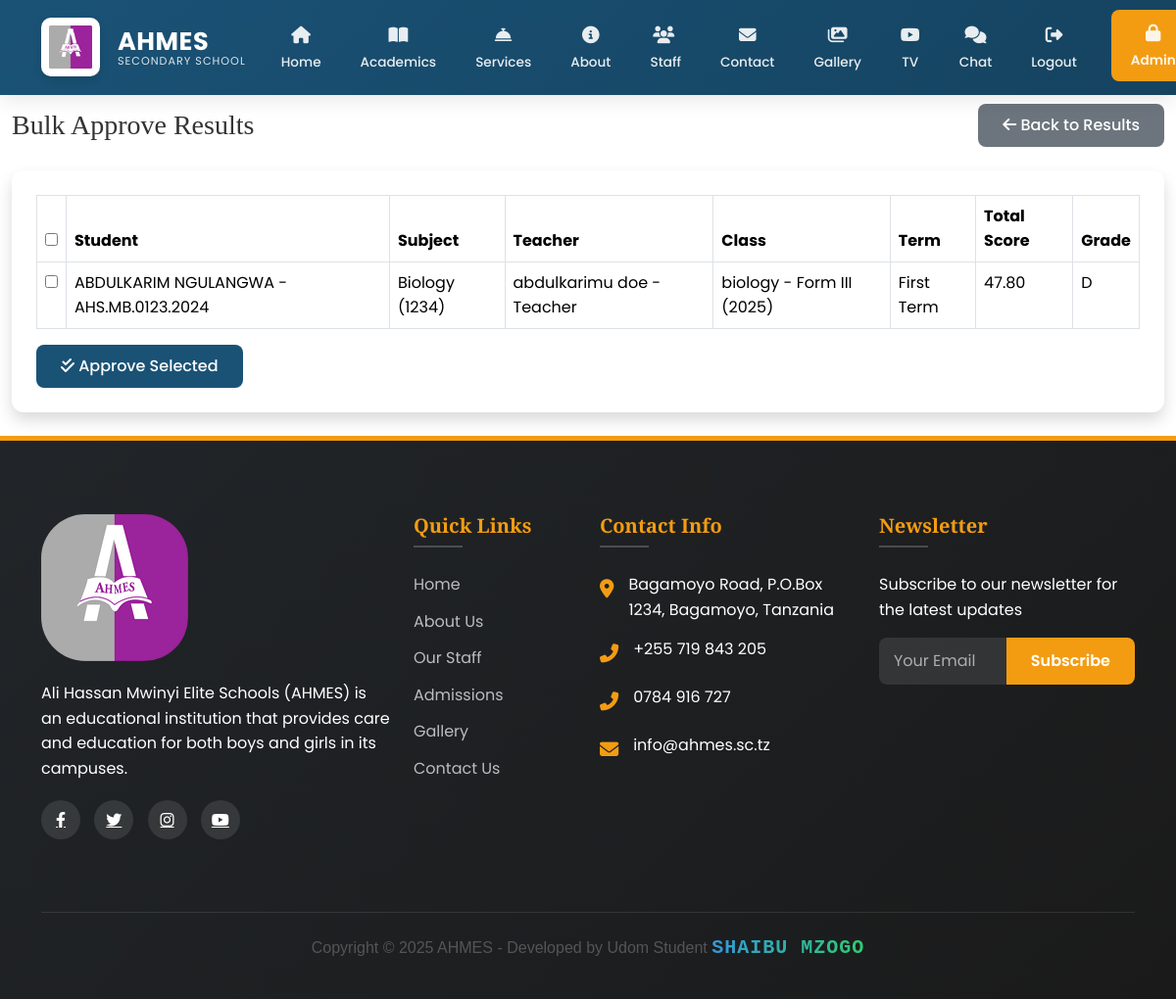
/ad/results/bulk-approve/ (signed in), run on an earlier commit of the app's database.
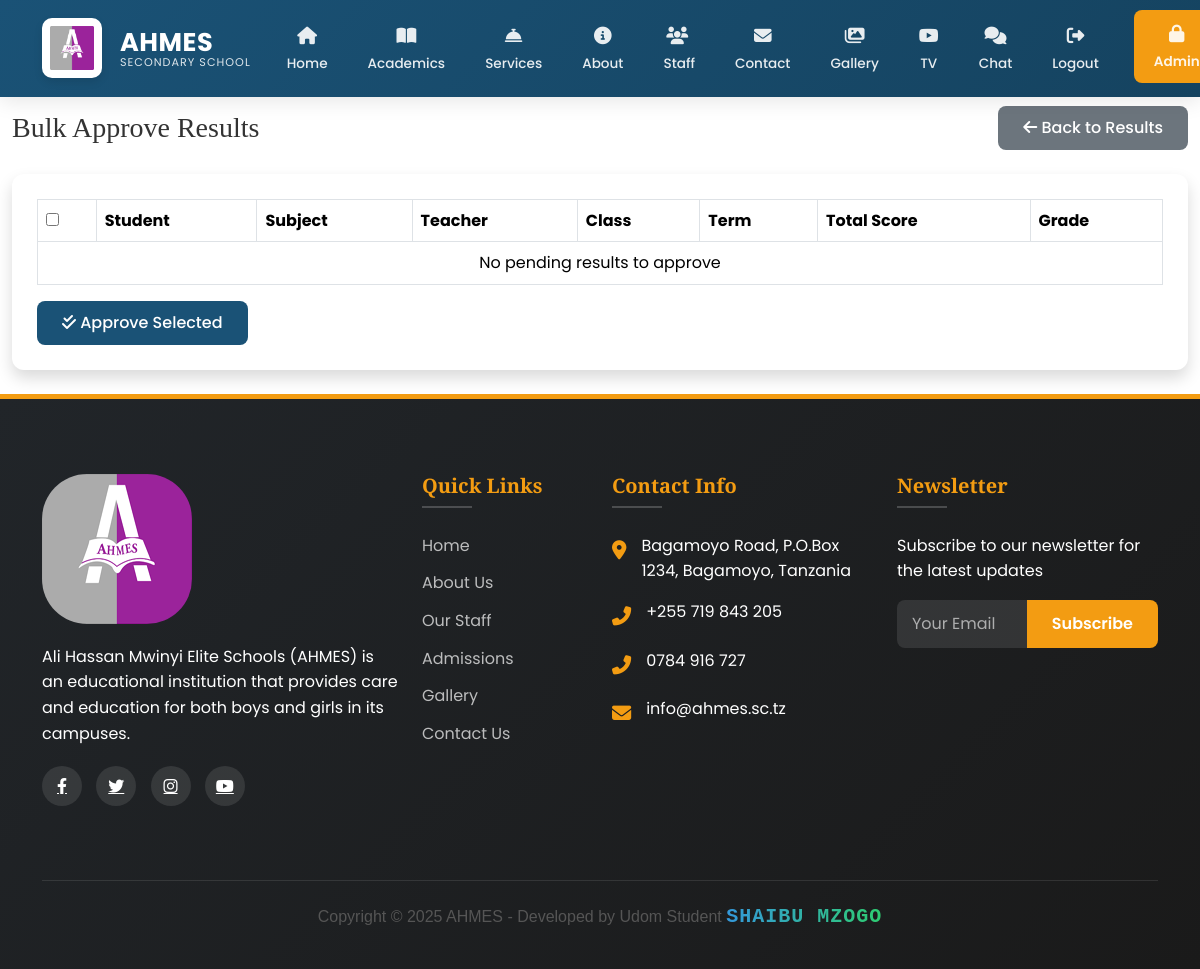
And on a later commit of the database.
### main/models.py (models this page shows, shortened)
class Result(models.Model):
    TERM_CHOICES = [
        ('1', 'First Term'),
        ('2', 'Second Term'),
    ]
    student = models.ForeignKey(Student, on_delete=models.CASCADE, related_name='results')
    subject = models.ForeignKey(Subject, on_delete=models.CASCADE)
    school_class = models.ForeignKey(SchoolClass, on_delete=models.CASCADE)
    term = models.CharField(max_length=1, choices=TERM_CHOICES)
    academic_year = models.CharField(max_length=20)
    exam_score = models.DecimalField(max_digits=5, decimal_places=2)
    test_score = models.DecimalField(max_digits=5, decimal_places=2)
    assignment_score = models.DecimalField(max_digits=5, decimal_places=2)
    total_score = models.DecimalField(max_digits=5, decimal_places=2, editable=False)
    grade = models.CharField(max_length=2, editable=False)
    remark = models.CharField(max_length=100, editable=False)
    teacher = models.ForeignKey(StaffMember, on_delete=models.CASCADE, related_name='results_given')
    date_created = models.DateTimeField(auto_now_add=True)
    is_approved = models.BooleanField(default=False)
    approved_by = models.ForeignKey(User, on_delete=models.SET_NULL, null=True, blank=True, related_name='approved_results')
    date_approved = models.DateTimeField(null=True, blank=True)
    class Meta:
        unique_together = ('student', 'subject', 'term', 'academic_year')
    class Result(models.Model):
     TERM_CHOICES = [
        ('1', 'First Term'),
        ('2', 'Second Term'),
        ('3', 'Third Term'),
     ]
    student = models.ForeignKey(Student, on_delete=models.CASCADE, related_name='results')
    subject = models.ForeignKey('Subject', on_delete=models.CASCADE)
    school_class = models.ForeignKey('SchoolClass', on_delete=models.CASCADE)
    term = models.CharField(max_length=1, choices=TERM_CHOICES)
    academic_year = models.CharField(max_length=20)
    exam_score = models.DecimalField(max_digits=5, decimal_places=2)
    test_score = models.DecimalField(max_digits=5, decimal_places=2)
    assignment_score = models.DecimalField(max_digits=5, decimal_places=2)
    total_score = models.DecimalField(max_digits=5, decimal_places=2, editable=False)
    grade = models.CharField(max_length=2, editable=False)
    remark = models.CharField(max_length=100, editable=False)
    teacher = models.ForeignKey('StaffMember', on_delete=models.CASCADE, related_name='results_given')
    date_created = models.DateTimeField(auto_now_add=True)
    is_approved = models.BooleanField(default=False)
    approved_by = models.ForeignKey(User, on_delete=models.SET_NULL, null=True, blank=True, related_name='approved_results')
    date_approved = models.DateTimeField(null=True, blank=True)
    class Meta:
        unique_together = ('student', 'subject', 'term', 'academic_year')

class Student(models.Model):
    GENDER_CHOICES = [
        ('M', 'Male'),
        ('F', 'Female'),
    ]
    user = models.OneToOneField(
        User,
        on_delete=models.CASCADE,
        related_name='student_profile',
        null=True,
        blank=True
    )
    first_name = models.CharField(max_length=100)
    middle_name = models.CharField(max_length=100, blank=True)
    last_name = models.CharField(max_length=100)
    gender = models.CharField(max_length=1, choices=GENDER_CHOICES)
    date_of_birth = models.DateField()
    admission_number = models.CharField(max_length=20, unique=True)
    campus = models.ForeignKey(
        Campus,
        on_delete=models.CASCADE,
        related_name='students'
    )
    level = models.ForeignKey(
        Level,
        on_delete=models.CASCADE,
        related_name='students'
    )
    admission_date = models.DateField()
    parent = models.ForeignKey(
        Parent,
        on_delete=models.CASCADE,
        related_name='students',
        null=True,
        blank=True
    )
    profile_picture = CloudinaryField(
        'students/profile_pictures',
        folder="school/students/profile_pictures",
        transformation={'quality': 'auto:good', 'width': 300, 'height': 300, 'crop': 'fill'},
        blank=True,
        null=True
    )
    created_at = models.DateTimeField(auto_now_add=True)
    updated_at = models.DateTimeField(auto_now=True)
    def __str__(self):
        return f"{self.first_name} {self.last_name} - {self.admission_number}"
    class Meta:
        ordering = ['-created_at']
        verbose_name = 'Student'
        verbose_name_plural = 'Students'

class Subject(models.Model):
    name = models.CharField(max_length=100)
    code = models.CharField(max_length=20, unique=True)
    description = models.TextField(blank=True)
    level = models.ForeignKey(Level, on_delete=models.CASCADE, related_name='subjects')
    def __str__(self):
        return f"{self.name} ({self.code})"

class StaffMember(models.Model):
    POSITION_CHOICES = [
        ('Teacher', 'Teacher'),
        ('Administrator', 'Administrator'),
        ('Support', 'Support Staff'),
    ]
    user = models.OneToOneField(
        User,
        on_delete=models.CASCADE,
        related_name='staff_profile',
        null=True,
        blank=True
    )
    first_name = models.CharField(max_length=100)
    middle_name = models.CharField(max_length=100, blank=True)
    last_name = models.CharField(max_length=100)
    position = models.CharField(max_length=50, choices=POSITION_CHOICES)
    office_number = models.CharField(max_length=20, blank=True)
    office_location = models.CharField(max_length=200, blank=True)
    specialization = models.CharField(max_length=200)
    campus = models.ForeignKey(
        Campus,
        on_delete=models.CASCADE,
        related_name='staff_members'
    )
    phone = models.CharField(max_length=20)
    email = models.EmailField()
    joined_date = models.DateField()
    image = CloudinaryField('staff', folder="school/staff",
                          transformation={'quality': 'auto:good'})
    created_at = models.DateTimeField(auto_now_add=True)
    updated_at = models.DateTimeField(auto_now=True)
    def __str__(self):
        return f"{self.first_name} {self.last_name} - {self.position}"
    class Meta:
        ordering = ['-created_at']
        verbose_name = 'Staff Member'
        verbose_name_plural = 'Staff Members'

class SchoolClass(models.Model):
    name = models.CharField(max_length=100)
    level = models.ForeignKey(Level, on_delete=models.CASCADE)
    teacher = models.ForeignKey(StaffMember, on_delete=models.CASCADE)
    students = models.ManyToManyField(Student)
    academic_year = models.CharField(max_length=20)
    created_at = models.DateTimeField(auto_now_add=True)
    updated_at = models.DateTimeField(auto_now=True)
    def __str__(self):
        return f"{self.name} - {self.level.name} ({self.academic_year})"

class Level(models.Model):
    name = models.CharField(max_length=100)
    description = models.TextField()

### main/views.py (the view, shortened to what this page needs)
# urls.py: path('ad/results/bulk-approve/', views.bulk_approve_results, name='bulk_approve_results'),
@login_required
@user_passes_test(is_academic_admin)
def bulk_approve_results(request):
    pending_results = Result.objects.filter(is_approved=False).order_by('teacher', 'student')
    return render(request, 'academics/bulk_approve_results.html', {
        'pending_results': pending_results
    })

### main/context_processors.py (called while the page is built)
def admin_counts(request):
    if request.user.is_authenticated and request.user.is_admin:
        return {
            'pending_comments': Comment.objects.filter(is_approved=False).count(),
            'gallery_count': Gallery.objects.count(),
        }
    return {}

def unread_messages_count(request):
    if request.user.is_authenticated:
        count = Message.objects.filter(
            conversation__participants=request.user,
            is_read=False
        ).exclude(
            sender=request.user
        ).count()
        print(f"DEBUG: Unread messages count for {request.user}: {count}")  # Debug output
        return {'unread_messages_count': count}
    return {}

### main/models.py (called while the page is built)
    def __str__(self):
        return self.username

### main/views.py (called while the page is built)
def is_academic_admin(user):
    return user.is_authenticated and (
        user.is_admin or
        (hasattr(user, 'staff_profile') and user.staff_profile.position == 'Administrator')
    )

### main/templates/academics/bulk_approve_results.html (shortened to what this page needs)
{% extends 'main/base.html' %}
{% load static %}
{% block content %}
<div class="container-fluid">
  <div class="d-sm-flex align-items-center justify-content-between mb-4">
    <h1 class="h3 mb-0 text-gray-800">Bulk Approve Results</h1>
    <a href="{% url 'admin_result_dashboard' %}" class="btn btn-secondary">
      <i class="fas fa-arrow-left mr-2"></i> Back to Results
    </a>
  </div>
  <div class="card shadow mb-4">
    <div class="card-body">
      <form method="post">
        <div class="table-responsive">
          <table class="table table-bordered" width="100%" cellspacing="0">
            <thead>
              <tr>
                <th><input type="checkbox" id="select-all"></th>
                <th>Student</th>
                <th>Subject</th>
                <th>Teacher</th>
                <th>Class</th>
                <th>Term</th>
                <th>Total Score</th>
                <th>Grade</th>
              </tr>
            </thead>
            <tbody>
              {% for result in pending_results %}
              <tr>
                <td><input type="checkbox" name="result_ids" value="{{ result.id }}"></td>
                <td>{{ result.student }}</td>
                <td>{{ result.subject }}</td>
                <td>{{ result.teacher }}</td>
                <td>{{ result.school_class }}</td>
                <td>{{ result.get_term_display }}</td>
                <td>{{ result.total_score }}</td>
                <td>{{ result.grade }}</td>
              </tr>
              {% empty %}
              <tr>
                <td colspan="8" class="text-center">No pending results to approve</td>
              </tr>
              {% endfor %}
            </tbody>
          </table>
        </div>
        <button type="submit" class="btn btn-primary">
          <i class="fas fa-check-double mr-2"></i> Approve Selected
        </button>
      </form>
    </div>
  </div>
</div>
{% endblock %}

What changed in the data, as far as the page shows it:
no longer on this page (row edited): Result: student "ABDULKARIM NGULANGWA - AHS.MB.0123.2024", subject "Biology (1234)", teacher "abdulkarimu doe - Teacher", school_class "biology - Form III (2025)", term "First Term", total_score "47.80", grade "D"
Also different on the page:
text now shown: "No pending results to approve"
